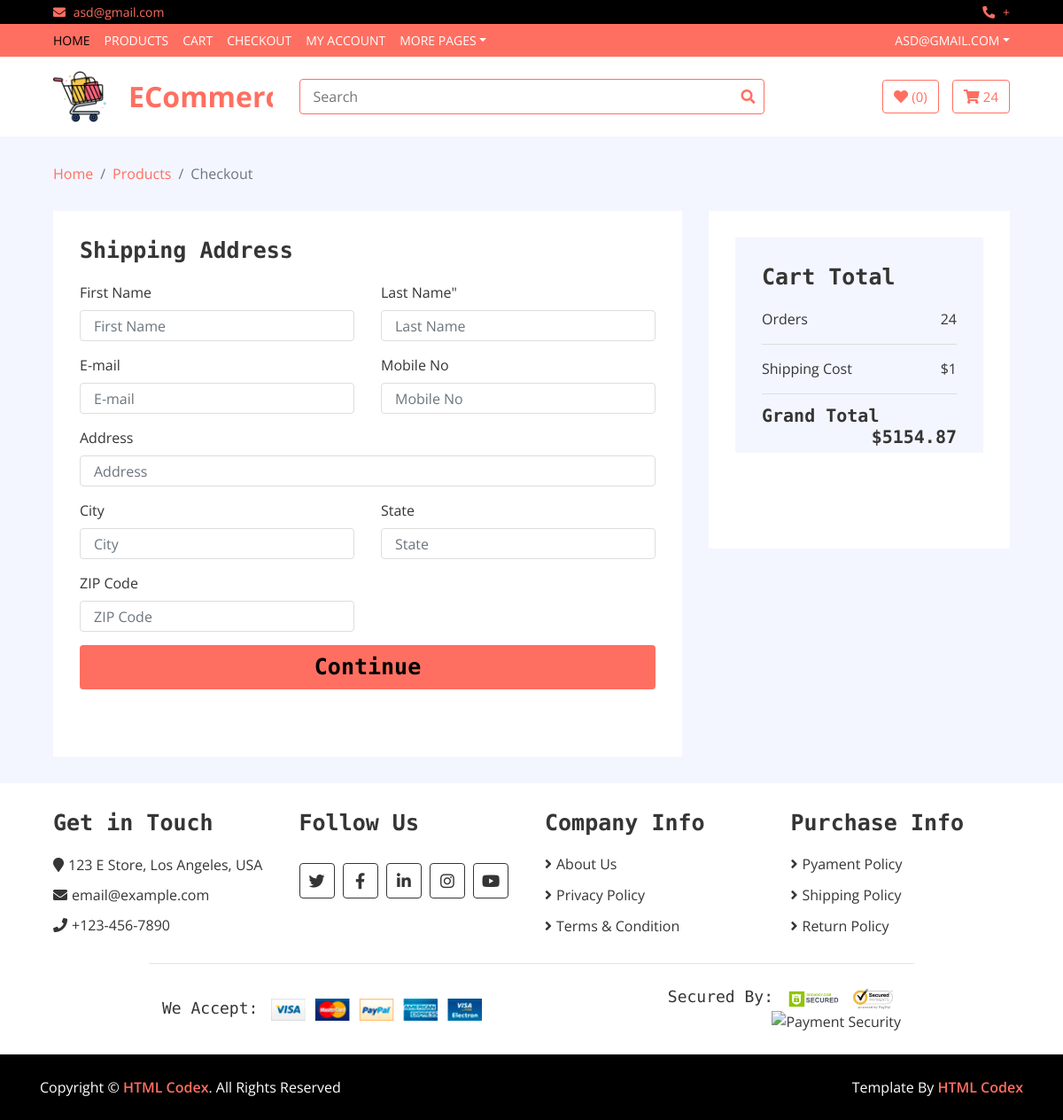
/checkout/ (signed in), run on an earlier commit of the app's database.
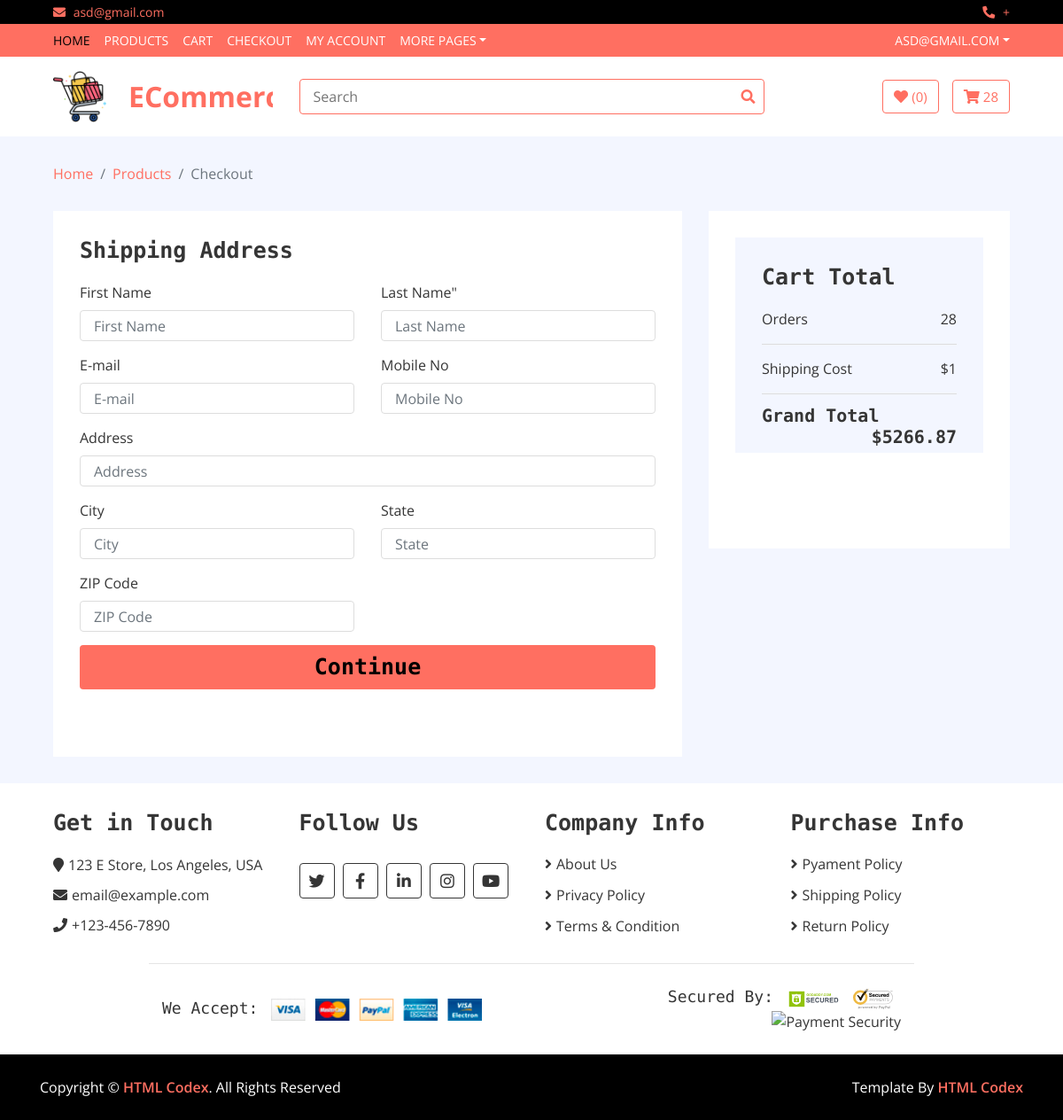
And on a later commit of the database.
### ecommerce_app/models.py (models this page shows, shortened)
class Order(models.Model):
    user = models.ForeignKey(User, on_delete=models.SET_NULL, blank=True,null=True)
    date_created = models.DateTimeField(auto_now_add=True)
    complete = models.BooleanField(default=False, null=True, blank=False)
    transaction_id = models.CharField(max_length=200,null=True,blank=True)
    @property
    def get_cart_total(self):
        orderitems = self.orderitem_set.all()
        total = sum([item.get_total for item in orderitems])
        return float(total)
    @property
    def get_cart_items(self):
        orderitems = self.orderitem_set.all()
        total = sum([item.quantity for item in orderitems])
        return total

class OrderItem(models.Model):
    product = models.ForeignKey(Product, on_delete=models.SET_NULL, blank=True , null=True)
    order = models.ForeignKey(Order, on_delete=models.SET_NULL, blank=True, null=True)
    quantity = models.IntegerField(default=0, null=True, blank=True)
    date_created = models.DateTimeField(auto_now_add=True)
    @property
    def get_total(self):
        total = self.product.price * self.quantity
        return total

class Product(models.Model):
    name = models.CharField(max_length=80)
    category = models.ForeignKey(Category, on_delete=models.CASCADE)
    description = models.TextField(blank=True, null=None)
    price = models.DecimalField(max_digits=7, decimal_places=2)
    stock = models.BooleanField(default=True)
    quantity = models.PositiveIntegerField(default=0)
    image = models.ImageField(upload_to=f"image/pro_", blank=True )
    created_at=models.DateTimeField(auto_now_add=True )
    prand =models.ForeignKey(Prand , on_delete=models.CASCADE)

### ecommerce_app/views.py (the view)
# urls.py: path("checkout/", checkout, name="checkout"),
@login_required(login_url = '/login')
def checkout(request):
    if request.user.is_authenticated:
        user =request.user.id
        order, created = Order.objects.get_or_create(user=user, complete=False)
        cartItems = order.get_cart_items
    else:
        order = {"get_cart_items":0, "get_cart_total":0}
    context = {
        "order": order,
        "cartItems":cartItems
    }
    return render(request, "checkout.html", context)

### ecommerce_app/templates/checkout.html (shortened to what this page needs)
{% extends 'base.html' %} {% load static %} {% block body %}
<div class="breadcrumb-wrap">
    <div class="container-fluid">
        <ul class="breadcrumb">
            <li class="breadcrumb-item"><a href="#">Home</a></li>
            <li class="breadcrumb-item"><a href="#">Products</a></li>
            <li class="breadcrumb-item active">Checkout</li>
        </ul>
    </div>
</div>
<div class="checkout">
    <div class="container-fluid">
        <div class="row">
            <div class="col-lg-8">
                <div class="checkout-inner">
                    <div class="billing-address" id="billing-address">
                        <h2>Shipping Address</h2>
                        <div class="row">
                            <div class="col-md-6">
                                <label>First Name</label>
                                <input class="form-control" type="text" placeholder="First Name" name="first_name" id="first_name" required />
                            </div>
                            <div class="col-md-6">
                                <label>Last Name"</label>
                                <input class="form-control" type="text" placeholder="Last Name" name="last_name" id="last_name" required />
                            </div>
                            <div class="col-md-6">
                                <label>E-mail</label>
                                <input class="form-control" type="text" placeholder="E-mail" name="email" pattern=".+@gmail\.com|.+@hotmail\.com" id="email" required />
                            </div>
                            <div class="col-md-6">
                                <label>Mobile No</label>
                                <input class="form-control" type="text" placeholder="Mobile No" name="phone" id="phone" required />
                            </div>
                            <div class="col-md-12">
                                <label>Address</label>
                                <input class="form-control" type="text" placeholder="Address" name="address" id="address" required />
                            </div>
                            <div class="col-md-6">
                                <label>City</label>
                                <input class="form-control" type="text" placeholder="City" name="city" id="city" required />
                            </div>
                            <div class="col-md-6">
                                <label>State</label>
                                <input class="form-control" type="text" placeholder="State" name="state" id="state" required />
                            </div>
                            <div class="col-md-6 ">
                                <label>ZIP Code</label>
                                <input class="form-control" type="text" placeholder="ZIP Code" name="zipcode" id="zipcode" required />
                            </div>
                        </div>
                        <div class="checkout-btn">
                            <button class="btn btn-md w-100" id="btn-billing-address">
              Continue
              </button>
                        </div>
                    </div>
                </div>
            </div>
            <div class="col-lg-4">
                <div class="checkout-inner">
                    <div class="checkout-summary">
                        <h1>Cart Total</h1>
                        <p>Orders<span>{{order.get_cart_items}}</span></p>
                        <p class="ship-cost">Shipping Cost<span>$1</span></p>
                        <h2>Grand Total<span>${{order.get_cart_total}}</span></h2>
                    </div>
                    <div class="checkout-btn">
          </div>
        </div>
      </div>
    </div>
  </div>
</div>
{% endblock body %}

### ecommerce_app/templates/base.html (shortened to what the changed rows need)
{% load static %}
<!DOCTYPE html>
<html lang="en">
<head>
    <link href="https://stackpath.bootstrapcdn.com/bootstrap/4.4.1/css/bootstrap.min.css" rel="stylesheet">
    <link href="https://cdnjs.cloudflare.com/ajax/libs/font-awesome/5.10.0/css/all.min.css" rel="stylesheet">
    <link href="{%static 'lib/slick/slick.css'%}" rel="stylesheet">
    <link href="{%static 'lib/slick/slick-theme.css'%}" rel="stylesheet">
    <link href="{%static 'css/style.css'%}" rel="stylesheet"> {% block style %} {% endblock %}
    <link href="{%static 'css/style.css'%}" rel="stylesheet">
</head>
<body>
    <div class="bottom-bar">
        <div class="container-fluid">
            <div class="row align-items-center">
                <div class="col-md-3">
                    <div class="user">
                        <a href="{% url 'cart'%}" class="btn cart ">
                            <i class="fa fa-shopping-cart "></i>
                            <span> {{cartItems}} </span>
                        </a>
                    </div>
                </div>
            </div>
        </div>
    </div>
    {% block body%} {% endblock %}
    <div class="footer">
        <div class="container-fluid">
            <div class="row">
                <div class="col-lg-3 col-md-6">
                    <div class="footer-widget">
                        <h2>Get in Touch</h2>
                    </div>
                </div>
                <div class="col-lg-3 col-md-6">
                    <div class="footer-widget">
                        <h2>Follow Us</h2>
                    </div>
                </div>
                <div class="col-lg-3 col-md-6">
                    <div class="footer-widget">
                        <h2>Company Info</h2>
                    </div>
                </div>
                <div class="col-lg-3 col-md-6">
                    <div class="footer-widget">
                        <h2>Purchase Info</h2>
                    </div>
                </div>
            </div>
            <div class="row payment align-items-center">
                <div class="col-md-6">
                    <div class="payment-method">
                        <h2>We Accept:</h2>
                    </div>
                </div>
                <div class="col-md-6">
                    <div class="payment-security">
                        <h2>Secured By:</h2>
                    </div>
                </div>
            </div>
        </div>
    </div>
</body>
</html>

What changed in the data, as far as the page shows it:
changed through a linked row, Order: get_cart_items "24" → "28"; get_cart_total "5154.87" → "5266.87"
Also different on the page:
{{ cartItems }}: "24" → "28"
